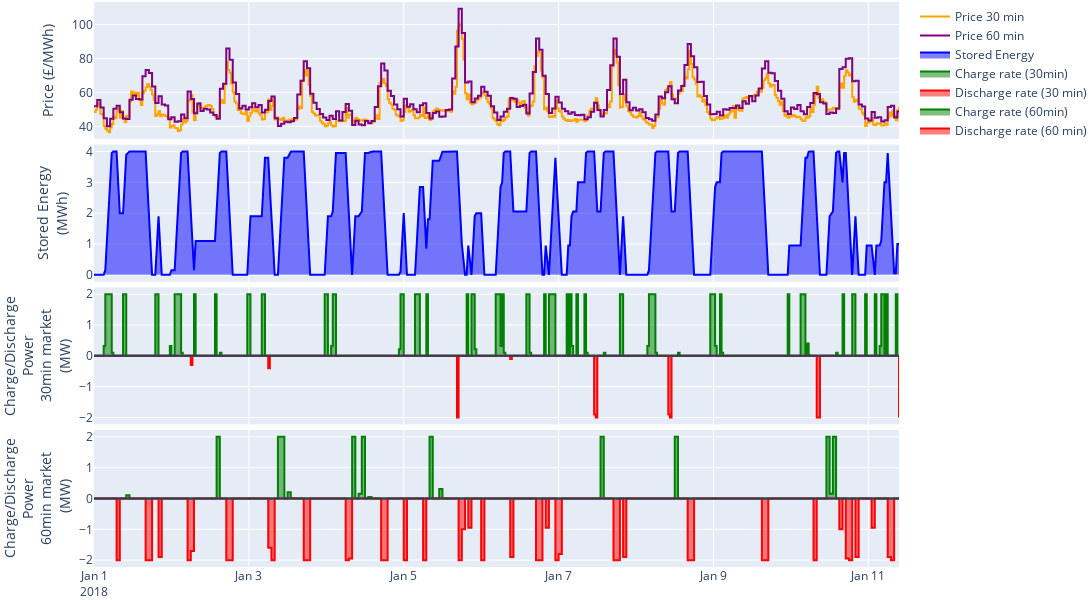

The notebook cell saved with this chart:
### Markdown cell above
Plot the battery optimisation model solution using the built-in visualisation:

### Code cell
model.plot_solution()

### Figure 1 — Plotly figure (JSON) as saved in the notebook; plotly's stock layout.template omitted (floating-point values rounded to 4 significant figures; data arrays with more than 128 entries replaced by an {"elided": "..."} marker saying what was removed)
{"data": [{"line": {"shape": "hv"}, "marker": {"color": "orange"}, "name": "Price 30 min", "x": {"elided": "500 str values"}, "y": {"elided": "500 float values"}, "type": "scatter", "xaxis": "x", "yaxis": "y"}, {"line": {"shape": "hv"}, "marker": {"color": "purple"}, "name": "Price 60 min", "x": {"elided": "500 str values"}, "y": {"elided": "500 float values"}, "type": "scatter", "xaxis": "x", "yaxis": "y"}, {"fill": "tozeroy", "marker": {"color": "blue"}, "name": "Stored Energy", "x": {"elided": "500 str values"}, "y": {"elided": "500 float values"}, "type": "scatter", "xaxis": "x2", "yaxis": "y2"}, {"fill": "tozeroy", "line": {"shape": "hv"}, "marker": {"color": "green"}, "name": "Charge rate (30min)", "x": {"elided": "500 str values"}, "y": {"elided": "500 float values"}, "type": "scatter", "xaxis": "x3", "yaxis": "y3"}, {"fill": "tozeroy", "line": {"shape": "hv"}, "marker": {"color": "red"}, "name": "Discharge rate (30 min)", "x": {"elided": "500 str values"}, "y": {"elided": "500 float values"}, "type": "scatter", "xaxis": "x3", "yaxis": "y3"}, {"fill": "tozeroy", "line": {"shape": "hv"}, "marker": {"color": "green"}, "name": "Charge rate (60min)", "x": {"elided": "500 str values"}, "y": {"elided": "500 float values"}, "type": "scatter", "xaxis": "x4", "yaxis": "y4"}, {"fill": "tozeroy", "line": {"shape": "hv"}, "marker": {"color": "red"}, "name": "Discharge rate (60 min)", "x": {"elided": "500 str values"}, "y": {"elided": "500 float values"}, "type": "scatter", "xaxis": "x4", "yaxis": "y4"}], "layout": {"xaxis": {"anchor": "y", "domain": [0.0, 1.0], "matches": "x4", "showticklabels": false}, "yaxis": {"anchor": "x", "domain": [0.7575, 1.0], "title": {"text": "Price (£/MWh)"}}, "xaxis2": {"anchor": "y2", "domain": [0.0, 1.0], "matches": "x4", "showticklabels": false}, "yaxis2": {"anchor": "x2", "domain": [0.505, 0.7475], "title": {"text": "Stored Energy<br>(MWh)"}}, "xaxis3": {"anchor": "y3", "domain": [0.0, 1.0], "matches": "x4", "showticklabels": false}, "yaxis3": {"anchor": "x3", "domain": [0.2525, 0.495], "title": {"text": "Charge/Discharge<br>Power<br>30min market<br>(MW)"}}, "xaxis4": {"anchor": "y4", "domain": [0.0, 1.0]}, "yaxis4": {"anchor": "x4", "domain": [0.0, 0.2425], "title": {"text": "Charge/Discharge<br>Power<br>60min market<br> (MW)"}}, "shapes": [{"type": "line", "x0": 0, "x1": 1, "xref": "x3 domain", "y0": 0, "y1": 0, "yref": "y3"}, {"type": "line", "x0": 0, "x1": 1, "xref": "x4 domain", "y0": 0, "y1": 0, "yref": "y4"}], "margin": {"r": 0, "t": 0, "l": 0, "b": 0}, "autosize": false, "width": 1200, "height": 600}}
